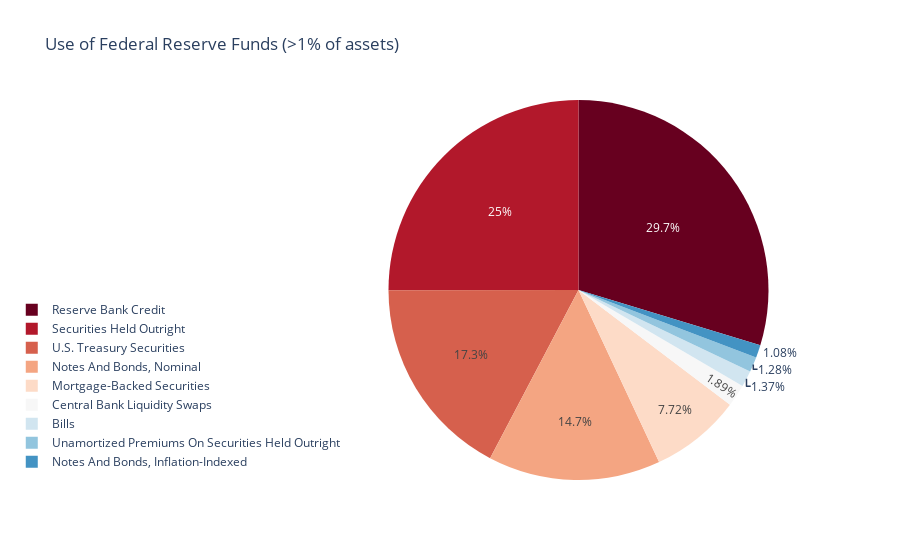

Notebook code for this chart:
### Code cell
fig.update_layout(legend=dict(
    #yanchor="bottom",
    y=0.01,
    xanchor="right",
    x=0.01,
    itemsizing='constant'
))
fig.show()

### Figure 1 — Plotly figure (JSON) as saved in the notebook; plotly's stock layout.template omitted (floating-point values rounded to 4 significant figures)
{"data": [{"domain": {"x": [0, 1], "y": [0, 1]}, "hovertemplate": "index=%{label}<br>value=%{value}<extra></extra>", "labels": ["Bills", "Central Bank Liquidity Swaps", "Mortgage-Backed Securities", "Notes And Bonds, Inflation-Indexed", "Notes And Bonds, Nominal", "Reserve Bank Credit", "Securities Held Outright", "U.S. Treasury Securities", "Unamortized Premiums On Securities Held Outright"], "legendgroup": "", "name": "", "showlegend": true, "type": "pie", "values": [326044, 448946, 1835110, 257451, 3489174, 7058713, 5946969, 4109512, 304256]}], "layout": {"legend": {"itemsizing": "constant", "tracegroupgap": 0, "x": 0.01, "xanchor": "right", "y": 0.01}, "piecolorway": ["rgb(103,0,31)", "rgb(178,24,43)", "rgb(214,96,77)", "rgb(244,165,130)", "rgb(253,219,199)", "rgb(247,247,247)", "rgb(209,229,240)", "rgb(146,197,222)", "rgb(67,147,195)", "rgb(33,102,172)", "rgb(5,48,97)"], "title": {"text": "Use of Federal Reserve Funds (>1% of assets)"}}}
